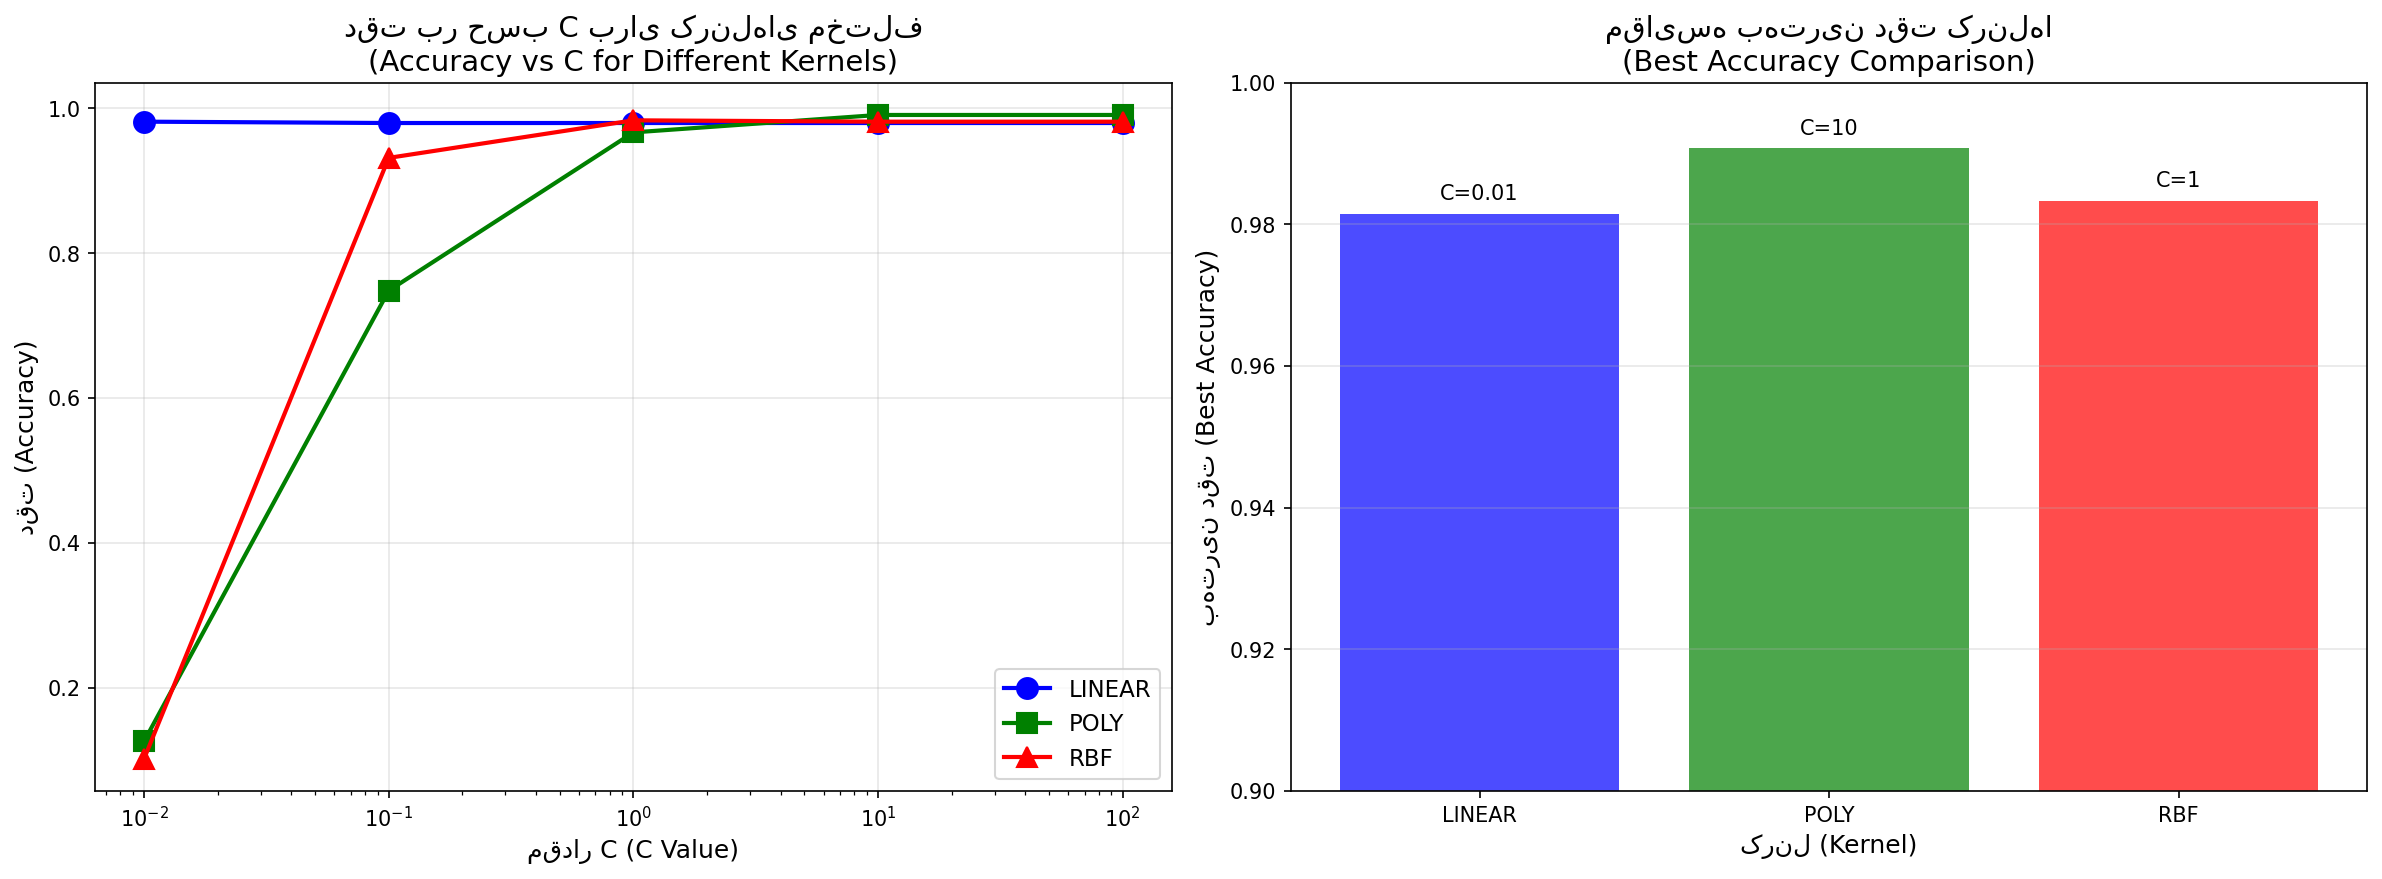

The Python source for this figure:
# Part 4: SVM Analysis
# بخش ۴: تحلیل ماشین بردار پشتیبان (SVM)

import numpy as np
import matplotlib.pyplot as plt
from sklearn.datasets import load_digits
from sklearn.model_selection import train_test_split
from sklearn.preprocessing import StandardScaler
from sklearn.svm import SVC
from sklearn.metrics import accuracy_score, confusion_matrix, ConfusionMatrixDisplay
import arabic_reshaper
from bidi.algorithm import get_display
import warnings
warnings.filterwarnings('ignore')

# Configure matplotlib for Persian font
plt.rcParams['font.family'] = 'Tahoma'

def persian_text(text):
    """Reshape Persian text for correct display in matplotlib"""
    reshaped = arabic_reshaper.reshape(text)
    return get_display(reshaped)

def run_svm_analysis():
    """Run SVM analysis with different kernels and C values"""
    
    # Load data
    digits = load_digits()
    X = digits.data
    y = digits.target
    
    # Split data 70/30
    X_train, X_test, y_train, y_test = train_test_split(
        X, y, test_size=0.3, random_state=42, stratify=y
    )
    
    # Scale data (important for SVM)
    scaler = StandardScaler()
    X_train_scaled = scaler.fit_transform(X_train)
    X_test_scaled = scaler.transform(X_test)
    
    C_values = [0.01, 0.1, 1, 10, 100]
    kernels = ['linear', 'poly', 'rbf']
    
    print("=" * 70)
    print("تحلیل SVM با کرنل‌ها و مقادیر C مختلف")
    print("SVM Analysis with Different Kernels and C Values")
    print("=" * 70)
    
    # Results storage
    results = {}
    
    # Part 1: Linear SVM with different C values
    print("\n" + "=" * 70)
    print("بخش اول: SVM خطی با مقادیر مختلف C")
    print("Part 1: Linear SVM with Different C Values")
    print("=" * 70)
    
    linear_results = {'C': [], 'accuracy': [], 'model': []}
    
    print(f"\n{'C Value':<12} {'Accuracy':<12}")
    print("-" * 24)
    
    for C in C_values:
        svm = SVC(kernel='linear', C=C, random_state=42)
        svm.fit(X_train_scaled, y_train)
        y_pred = svm.predict(X_test_scaled)
        acc = accuracy_score(y_test, y_pred)
        
        linear_results['C'].append(C)
        linear_results['accuracy'].append(acc)
        linear_results['model'].append(svm)
        
        print(f"{C:<12} {acc:<12.4f}")
    
    # Part 2: Different Kernels with best C
    print("\n" + "=" * 70)
    print("بخش دوم: مقایسه کرنل‌های مختلف")
    print("Part 2: Comparing Different Kernels")
    print("=" * 70)
    
    kernel_results = {}
    
    for kernel in kernels:
        kernel_results[kernel] = {'C': [], 'accuracy': [], 'best_model': None, 'best_acc': 0}
        
        print(f"\n--- Kernel: {kernel.upper()} ---")
        print(f"{'C Value':<12} {'Accuracy':<12}")
        print("-" * 24)
        
        for C in C_values:
            if kernel == 'poly':
                svm = SVC(kernel=kernel, C=C, degree=3, random_state=42)
            else:
                svm = SVC(kernel=kernel, C=C, random_state=42)
            
            svm.fit(X_train_scaled, y_train)
            y_pred = svm.predict(X_test_scaled)
            acc = accuracy_score(y_test, y_pred)
            
            kernel_results[kernel]['C'].append(C)
            kernel_results[kernel]['accuracy'].append(acc)
            
            if acc > kernel_results[kernel]['best_acc']:
                kernel_results[kernel]['best_acc'] = acc
                kernel_results[kernel]['best_model'] = svm
                kernel_results[kernel]['best_C'] = C
            
            print(f"{C:<12} {acc:<12.4f}")
    
    results['linear'] = linear_results
    results['kernels'] = kernel_results
    
    # Find best overall model
    best_kernel = max(kernel_results.keys(), key=lambda k: kernel_results[k]['best_acc'])
    best_model = kernel_results[best_kernel]['best_model']
    best_C = kernel_results[best_kernel]['best_C']
    best_acc = kernel_results[best_kernel]['best_acc']
    
    print("\n" + "=" * 70)
    print("بهترین مدل (Best Model)")
    print("=" * 70)
    print(f"Kernel: {best_kernel}")
    print(f"C: {best_C}")
    print(f"Accuracy: {best_acc:.4f}")
    
    # Plot results
    fig, axes = plt.subplots(1, 2, figsize=(16, 6))
    
    # Plot 1: Accuracy vs C for different kernels
    colors = {'linear': 'blue', 'poly': 'green', 'rbf': 'red'}
    markers = {'linear': 'o', 'poly': 's', 'rbf': '^'}
    
    for kernel in kernels:
        axes[0].semilogx(kernel_results[kernel]['C'], kernel_results[kernel]['accuracy'],
                        marker=markers[kernel], color=colors[kernel], linestyle='-',
                        label=f'{kernel.upper()}', markersize=10, linewidth=2)
    
    axes[0].set_xlabel(persian_text('مقدار') + ' C (C Value)', fontsize=12)
    axes[0].set_ylabel(persian_text('دقت') + ' (Accuracy)', fontsize=12)
    axes[0].set_title(persian_text('دقت بر حسب') + ' C ' + persian_text('برای کرنل‌های مختلف') + '\n(Accuracy vs C for Different Kernels)', fontsize=14)
    axes[0].legend(loc='best', fontsize=11)
    axes[0].grid(True, alpha=0.3)
    
    # Plot 2: Bar chart comparing best accuracy of each kernel
    kernel_names = [k.upper() for k in kernels]
    best_accs = [kernel_results[k]['best_acc'] for k in kernels]
    best_Cs = [kernel_results[k]['best_C'] for k in kernels]
    
    bars = axes[1].bar(kernel_names, best_accs, color=['blue', 'green', 'red'], alpha=0.7)
    axes[1].set_xlabel(persian_text('کرنل') + ' (Kernel)', fontsize=12)
    axes[1].set_ylabel(persian_text('بهترین دقت') + ' (Best Accuracy)', fontsize=12)
    axes[1].set_title(persian_text('مقایسه بهترین دقت کرنل‌ها') + '\n(Best Accuracy Comparison)', fontsize=14)
    axes[1].set_ylim([0.9, 1.0])
    axes[1].grid(True, alpha=0.3, axis='y')
    
    # Add C values on bars
    for bar, c in zip(bars, best_Cs):
        axes[1].text(bar.get_x() + bar.get_width()/2, bar.get_height() + 0.002, 
                    f'C={c}', ha='center', fontsize=10)
    
    plt.tight_layout()
    plt.savefig('svm_analysis.png', dpi=150, bbox_inches='tight')
    plt.show()
    
    # Confusion matrices for best model of each kernel
    fig, axes = plt.subplots(1, 3, figsize=(18, 5))
    
    for idx, kernel in enumerate(kernels):
        model = kernel_results[kernel]['best_model']
        y_pred = model.predict(X_test_scaled)
        cm = confusion_matrix(y_test, y_pred)
        
        disp = ConfusionMatrixDisplay(confusion_matrix=cm, display_labels=digits.target_names)
        disp.plot(ax=axes[idx], cmap='Blues', colorbar=False)
        axes[idx].set_title(f'{kernel.upper()} (C={kernel_results[kernel]["best_C"]})\nAccuracy: {kernel_results[kernel]["best_acc"]:.4f}')
    
    plt.suptitle(persian_text('ماتریس درهم‌ریختگی برای بهترین مدل هر کرنل') + '\n(Confusion Matrix for Best Model of Each Kernel)', 
                 fontsize=14, y=1.02)
    plt.tight_layout()
    plt.savefig('svm_confusion_matrices.png', dpi=150, bbox_inches='tight')
    plt.show()
    
    # Analysis
    print("\n" + "=" * 70)
    print("تحلیل اثر پارامتر C روی Margin و Generalization")
    print("Analysis of C Parameter Effect on Margin and Generalization")
    print("=" * 70)
    print("""
اثر پارامتر C:
--------------
• C کوچک (مثلاً 0.01):
  - Margin بزرگ‌تر (Soft Margin)
  - تحمل بیشتر برای خطاهای طبقه‌بندی
  - ممکن است منجر به Underfitting شود
  - Generalization بهتر ولی دقت آموزش کمتر

• C بزرگ (مثلاً 100):
  - Margin کوچک‌تر (Hard Margin)
  - تحمل کمتر برای خطاها
  - ممکن است منجر به Overfitting شود
  - دقت آموزش بالا ولی Generalization ضعیف‌تر

• C بهینه:
  - تعادل بین Margin و دقت طبقه‌بندی
  - بهترین Generalization روی داده‌های جدید

مقایسه کرنل‌ها:
---------------
• Linear: مناسب داده‌های خطی جدایی‌پذیر
• Polynomial (degree=3): می‌تواند روابط غیرخطی را مدل کند
• RBF: انعطاف‌پذیرترین، مناسب اکثر مسائل غیرخطی

بهترین عملکرد:
--------------
""")
    print(f"کرنل {best_kernel.upper()} با C={best_C} بهترین دقت {best_acc:.4f} را دارد")
    
    return results, best_kernel, best_C

if __name__ == "__main__":
    results, best_kernel, best_C = run_svm_analysis()
